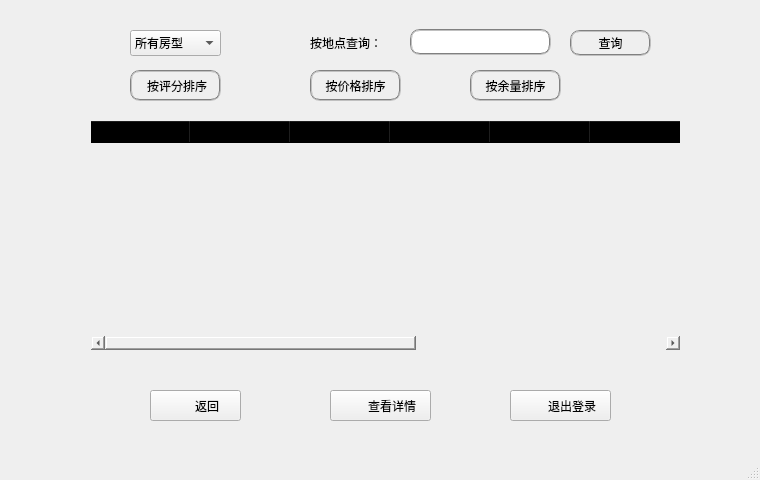
<?xml version="1.0" encoding="UTF-8"?>
<ui version="4.0">
 <class>MainWindow_customer</class>
 <widget class="QMainWindow" name="MainWindow_customer">
  <property name="geometry">
   <rect>
    <x>0</x>
    <y>0</y>
    <width>760</width>
    <height>480</height>
   </rect>
  </property>
  <property name="sizePolicy">
   <sizepolicy hsizetype="Fixed" vsizetype="Fixed">
    <horstretch>0</horstretch>
    <verstretch>0</verstretch>
   </sizepolicy>
  </property>
  <property name="minimumSize">
   <size>
    <width>760</width>
    <height>480</height>
   </size>
  </property>
  <property name="maximumSize">
   <size>
    <width>760</width>
    <height>480</height>
   </size>
  </property>
  <property name="windowTitle">
   <string>Nest</string>
  </property>
  <widget class="QWidget" name="centralwidget">
   <widget class="QPushButton" name="pushButton">
    <property name="geometry">
     <rect>
      <x>510</x>
      <y>390</y>
      <width>101</width>
      <height>31</height>
     </rect>
    </property>
    <property name="styleSheet">
     <string notr="true">QPushButton
{
border-image: url(:/images/button1.png);
font: 12pt &quot;华文楷体&quot;;
color:rgb(0, 0, 0)
}
QPushButton:hover
{
border-image: url(:/images/button1.png);
font: 12pt  &quot;华文楷体&quot;;
color:rgb(102, 102, 102)
}
QPushButton:pressed
{
border-image: url(:/images/button1.png);
font: 12pt  &quot;华文楷体&quot;;
color:rgb(180, 180, 180)
}
</string>
    </property>
    <property name="text">
     <string>       退出登录</string>
    </property>
   </widget>
   <widget class="QPushButton" name="pushButton_2">
    <property name="geometry">
     <rect>
      <x>330</x>
      <y>390</y>
      <width>101</width>
      <height>31</height>
     </rect>
    </property>
    <property name="styleSheet">
     <string notr="true">QPushButton
{
border-image: url(:/images/button1.png);
font: 12pt &quot;华文楷体&quot;;
color:rgb(0, 0, 0)
}
QPushButton:hover
{
border-image: url(:/images/button1.png);
font: 12pt  &quot;华文楷体&quot;;
color:rgb(102, 102, 102)
}
QPushButton:pressed
{
border-image: url(:/images/button1.png);
font: 12pt  &quot;华文楷体&quot;;
color:rgb(180, 180, 180)
}
</string>
    </property>
    <property name="text">
     <string>       查看详情</string>
    </property>
   </widget>
   <widget class="QTableWidget" name="hotelLookup">
    <property name="geometry">
     <rect>
      <x>90</x>
      <y>120</y>
      <width>591</width>
      <height>231</height>
     </rect>
    </property>
    <property name="styleSheet">
     <string notr="true">font: 11pt &quot;华文楷体&quot;;
background-color:rgba(0,0,0,0);</string>
    </property>
    <property name="editTriggers">
     <set>QAbstractItemView::NoEditTriggers</set>
    </property>
    <property name="selectionBehavior">
     <enum>QAbstractItemView::SelectRows</enum>
    </property>
    <column>
     <property name="text">
      <string>评分</string>
     </property>
    </column>
    <column>
     <property name="text">
      <string>价格</string>
     </property>
    </column>
    <column>
     <property name="text">
      <string>总量</string>
     </property>
    </column>
    <column>
     <property name="text">
      <string>余量</string>
     </property>
    </column>
    <column>
     <property name="text">
      <string>酒店Id</string>
     </property>
    </column>
    <column>
     <property name="text">
      <string>酒店名字</string>
     </property>
    </column>
    <column>
     <property name="text">
      <string>酒店地址</string>
     </property>
    </column>
    <column>
     <property name="text">
      <string>酒店特色</string>
     </property>
    </column>
    <column>
     <property name="text">
      <string>酒店星级</string>
     </property>
    </column>
   </widget>
   <widget class="QComboBox" name="RoomType">
    <property name="geometry">
     <rect>
      <x>130</x>
      <y>30</y>
      <width>91</width>
      <height>26</height>
     </rect>
    </property>
    <property name="styleSheet">
     <string notr="true">font: 11pt &quot;华文楷体&quot;;
</string>
    </property>
    <item>
     <property name="text">
      <string>所有房型</string>
     </property>
    </item>
    <item>
     <property name="text">
      <string>单人房</string>
     </property>
    </item>
    <item>
     <property name="text">
      <string>双人房</string>
     </property>
    </item>
    <item>
     <property name="text">
      <string>家庭房</string>
     </property>
    </item>
    <item>
     <property name="text">
      <string>豪华套房</string>
     </property>
    </item>
   </widget>
   <widget class="QPushButton" name="pushButton_4">
    <property name="geometry">
     <rect>
      <x>310</x>
      <y>70</y>
      <width>91</width>
      <height>31</height>
     </rect>
    </property>
    <property name="styleSheet">
     <string notr="true">QPushButton
{
font: 12pt &quot;华文楷体&quot;;
color:rgb(0, 0, 0);
border:2px groove gray;border-radius:10px;padding:2px 4px
}
QPushButton:hover
{
font: 12pt &quot;华文楷体&quot;;
color:rgb(117, 117, 117);
border:2px groove gray;border-radius:10px;padding:2px 4px
}
QPushButton:pressed
{
font: 12pt &quot;华文楷体&quot;;
color:rgb(182, 182, 182)
border:2px groove gray;border-radius:10px;padding:2px 4px
}
</string>
    </property>
    <property name="text">
     <string>按价格排序</string>
    </property>
   </widget>
   <widget class="QPushButton" name="pushButton_6">
    <property name="geometry">
     <rect>
      <x>470</x>
      <y>70</y>
      <width>91</width>
      <height>31</height>
     </rect>
    </property>
    <property name="styleSheet">
     <string notr="true">QPushButton
{
font: 12pt &quot;华文楷体&quot;;
color:rgb(0, 0, 0);
border:2px groove gray;border-radius:10px;padding:2px 4px
}
QPushButton:hover
{
font: 12pt &quot;华文楷体&quot;;
color:rgb(117, 117, 117);
border:2px groove gray;border-radius:10px;padding:2px 4px
}
QPushButton:pressed
{
font: 12pt &quot;华文楷体&quot;;
color:rgb(182, 182, 182)
border:2px groove gray;border-radius:10px;padding:2px 4px
}
</string>
    </property>
    <property name="text">
     <string>按余量排序</string>
    </property>
   </widget>
   <widget class="QLineEdit" name="locationLookup">
    <property name="geometry">
     <rect>
      <x>410</x>
      <y>29</y>
      <width>141</width>
      <height>26</height>
     </rect>
    </property>
    <property name="styleSheet">
     <string notr="true">
font: 11pt &quot;华文楷体&quot;;
border:2px groove gray;border-radius:10px;padding:2px 4px</string>
    </property>
   </widget>
   <widget class="QLabel" name="label">
    <property name="geometry">
     <rect>
      <x>310</x>
      <y>30</y>
      <width>91</width>
      <height>25</height>
     </rect>
    </property>
    <property name="styleSheet">
     <string notr="true">font: 12pt &quot;华文楷体&quot;;</string>
    </property>
    <property name="text">
     <string>按地点查询：</string>
    </property>
   </widget>
   <widget class="QPushButton" name="pushButton_8">
    <property name="geometry">
     <rect>
      <x>570</x>
      <y>30</y>
      <width>81</width>
      <height>26</height>
     </rect>
    </property>
    <property name="styleSheet">
     <string notr="true">QPushButton
{
font: 12pt &quot;华文楷体&quot;;
color:rgb(0, 0, 0);
border:2px groove gray;border-radius:10px;padding:2px 4px
}
QPushButton:hover
{
font: 12pt &quot;华文楷体&quot;;
color:rgb(117, 117, 117);
border:2px groove gray;border-radius:10px;padding:2px 4px
}
QPushButton:pressed
{
font: 12pt &quot;华文楷体&quot;;
color:rgb(182, 182, 182)
border:2px groove gray;border-radius:10px;padding:2px 4px
}
</string>
    </property>
    <property name="text">
     <string>查询</string>
    </property>
   </widget>
   <widget class="QPushButton" name="pushButton_3">
    <property name="geometry">
     <rect>
      <x>150</x>
      <y>390</y>
      <width>91</width>
      <height>31</height>
     </rect>
    </property>
    <property name="styleSheet">
     <string notr="true">QPushButton
{
border-image: url(:/images/button1.png);
font: 12pt &quot;华文楷体&quot;;
color:rgb(0, 0, 0)
}
QPushButton:hover
{
border-image: url(:/images/button1.png);
font: 12pt  &quot;华文楷体&quot;;
color:rgb(102, 102, 102)
}
QPushButton:pressed
{
border-image: url(:/images/button1.png);
font: 12pt  &quot;华文楷体&quot;;
color:rgb(180, 180, 180)
}
</string>
    </property>
    <property name="text">
     <string>       返回</string>
    </property>
   </widget>
   <widget class="QPushButton" name="pushButton_5">
    <property name="geometry">
     <rect>
      <x>130</x>
      <y>70</y>
      <width>91</width>
      <height>31</height>
     </rect>
    </property>
    <property name="styleSheet">
     <string notr="true">QPushButton
{
font: 12pt &quot;华文楷体&quot;;
color:rgb(0, 0, 0);
border:2px groove gray;border-radius:10px;padding:2px 4px
}
QPushButton:hover
{
font: 12pt &quot;华文楷体&quot;;
color:rgb(117, 117, 117);
border:2px groove gray;border-radius:10px;padding:2px 4px
}
QPushButton:pressed
{
font: 12pt &quot;华文楷体&quot;;
color:rgb(182, 182, 182)
border:2px groove gray;border-radius:10px;padding:2px 4px
}
</string>
    </property>
    <property name="text">
     <string> 按评分排序</string>
    </property>
   </widget>
  </widget>
  <widget class="QStatusBar" name="statusbar"/>
 </widget>
 <resources/>
 <connections/>
</ui>
